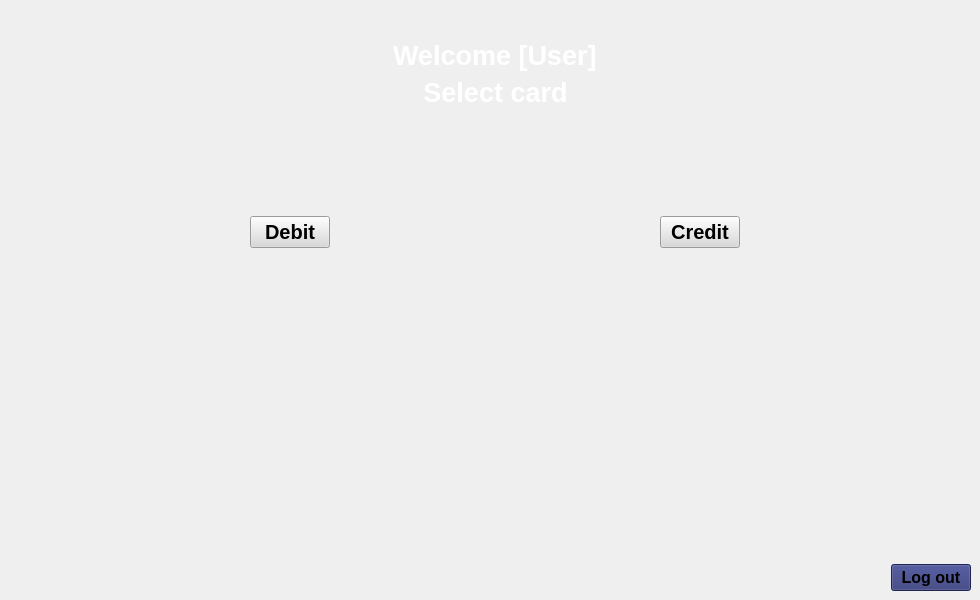
    <widget class="QWidget" name="debitCredit">
     <widget class="QWidget" name="verticalLayoutWidget">
      <property name="geometry">
       <rect>
        <x>20</x>
        <y>40</y>
        <width>951</width>
        <height>551</height>
       </rect>
      </property>
      <layout class="QVBoxLayout" name="verticalLayout">
       <item alignment="Qt::AlignHCenter">
        <widget class="QLabel" name="labelDeCreWelcome">
         <property name="sizePolicy">
          <sizepolicy hsizetype="Expanding" vsizetype="Maximum">
           <horstretch>0</horstretch>
           <verstretch>0</verstretch>
          </sizepolicy>
         </property>
         <property name="font">
          <font>
           <pointsize>20</pointsize>
           <bold>true</bold>
          </font>
         </property>
         <property name="styleSheet">
          <string notr="true">color: rgb(255, 255, 255);</string>
         </property>
         <property name="text">
          <string>Welcome [User]</string>
         </property>
        </widget>
       </item>
       <item>
        <widget class="QLabel" name="label">
         <property name="sizePolicy">
          <sizepolicy hsizetype="Expanding" vsizetype="Fixed">
           <horstretch>0</horstretch>
           <verstretch>0</verstretch>
          </sizepolicy>
         </property>
         <property name="font">
          <font>
           <pointsize>20</pointsize>
           <bold>true</bold>
          </font>
         </property>
         <property name="styleSheet">
          <string notr="true">color: rgb(255, 255, 255);</string>
         </property>
         <property name="frameShape">
          <enum>QFrame::NoFrame</enum>
         </property>
         <property name="text">
          <string>Select card</string>
         </property>
         <property name="alignment">
          <set>Qt::AlignCenter</set>
         </property>
        </widget>
       </item>
       <item>
        <layout class="QHBoxLayout" name="horizontalLayout">
         <property name="spacing">
          <number>100</number>
         </property>
         <item alignment="Qt::AlignVCenter">
          <widget class="QPushButton" name="btnDebit">
           <property name="sizePolicy">
            <sizepolicy hsizetype="Fixed" vsizetype="Fixed">
             <horstretch>0</horstretch>
             <verstretch>0</verstretch>
            </sizepolicy>
           </property>
           <property name="font">
            <font>
             <pointsize>15</pointsize>
             <bold>true</bold>
            </font>
           </property>
           <property name="styleSheet">
            <string notr="true">background-color: rgb(217, 217, 217);
color: rgb(0, 0, 0);</string>
           </property>
           <property name="text">
            <string>Debit</string>
           </property>
          </widget>
         </item>
         <item alignment="Qt::AlignVCenter">
          <widget class="QPushButton" name="btnCredit">
           <property name="sizePolicy">
            <sizepolicy hsizetype="Fixed" vsizetype="Fixed">
             <horstretch>0</horstretch>
             <verstretch>0</verstretch>
            </sizepolicy>
           </property>
           <property name="font">
            <font>
             <pointsize>15</pointsize>
             <bold>true</bold>
            </font>
           </property>
           <property name="styleSheet">
            <string notr="true">background-color: rgb(217, 217, 217);
color: rgb(0, 0, 0);</string>
           </property>
           <property name="text">
            <string>Credit</string>
           </property>
          </widget>
         </item>
        </layout>
       </item>
       <item alignment="Qt::AlignRight|Qt::AlignBottom">
        <widget class="QPushButton" name="btnDeCreLogout">
         <property name="sizePolicy">
          <sizepolicy hsizetype="Fixed" vsizetype="Fixed">
           <horstretch>0</horstretch>
           <verstretch>0</verstretch>
          </sizepolicy>
         </property>
         <property name="font">
          <font>
           <pointsize>12</pointsize>
           <bold>true</bold>
          </font>
         </property>
         <property name="layoutDirection">
          <enum>Qt::LeftToRight</enum>
         </property>
         <property name="styleSheet">
          <string notr="true">color: rgb(0, 0, 0);
background-color: rgb(44, 51, 115);</string>
         </property>
         <property name="text">
          <string>Log out</string>
         </property>
        </widget>
       </item>
      </layout>
     </widget>
    </widget>
